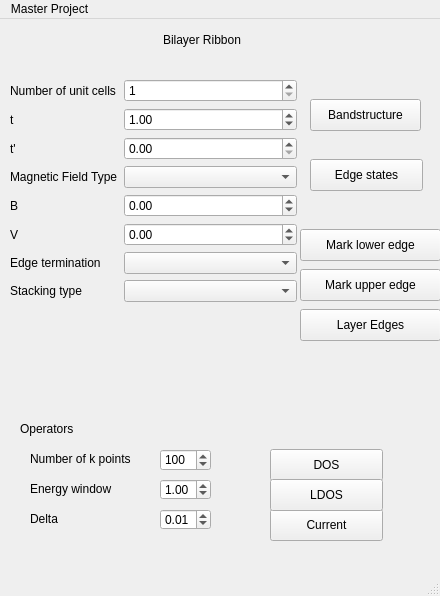
<?xml version="1.0" encoding="UTF-8"?>
<ui version="4.0">
 <class>Monolayer</class>
 <widget class="QMainWindow" name="Monolayer">
  <property name="geometry">
   <rect>
    <x>0</x>
    <y>0</y>
    <width>440</width>
    <height>596</height>
   </rect>
  </property>
  <property name="maximumSize">
   <size>
    <width>440</width>
    <height>790</height>
   </size>
  </property>
  <property name="windowTitle">
   <string>MainWindow</string>
  </property>
  <widget class="QWidget" name="Monolayer_2">
   <widget class="QWidget" name="verticalLayoutWidget">
    <property name="geometry">
     <rect>
      <x>10</x>
      <y>10</y>
      <width>231</width>
      <height>22</height>
     </rect>
    </property>
    <layout class="QHBoxLayout" name="horizontalLayout">
     <item>
      <spacer name="horizontalSpacer">
       <property name="orientation">
        <enum>Qt::Horizontal</enum>
       </property>
       <property name="sizeHint" stdset="0">
        <size>
         <width>40</width>
         <height>20</height>
        </size>
       </property>
      </spacer>
     </item>
     <item>
      <widget class="QLabel" name="label">
       <property name="text">
        <string>Bilayer Ribbon</string>
       </property>
      </widget>
     </item>
    </layout>
   </widget>
   <widget class="QPushButton" name="CalcBands">
    <property name="geometry">
     <rect>
      <x>310</x>
      <y>80</y>
      <width>111</width>
      <height>32</height>
     </rect>
    </property>
    <property name="text">
     <string>Bandstructure</string>
    </property>
   </widget>
   <widget class="QPushButton" name="CalcEdgeL">
    <property name="geometry">
     <rect>
      <x>300</x>
      <y>210</y>
      <width>141</width>
      <height>32</height>
     </rect>
    </property>
    <property name="text">
     <string>Mark lower edge</string>
    </property>
   </widget>
   <widget class="QWidget" name="layoutWidget">
    <property name="geometry">
     <rect>
      <x>10</x>
      <y>60</y>
      <width>287</width>
      <height>311</height>
     </rect>
    </property>
    <layout class="QFormLayout" name="formLayout">
     <item row="1" column="0">
      <widget class="QLabel" name="label_12">
       <property name="text">
        <string>Number of unit cells</string>
       </property>
      </widget>
     </item>
     <item row="1" column="1">
      <widget class="QSpinBox" name="NUnit">
       <property name="minimum">
        <number>1</number>
       </property>
       <property name="maximum">
        <number>80</number>
       </property>
      </widget>
     </item>
     <item row="2" column="0">
      <widget class="QLabel" name="label_3">
       <property name="text">
        <string>t</string>
       </property>
      </widget>
     </item>
     <item row="2" column="1">
      <widget class="QDoubleSpinBox" name="Hoppingt">
       <property name="whatsThis">
        <string extracomment="INtra layer hopping"/>
       </property>
       <property name="locale">
        <locale language="English" country="UnitedKingdom"/>
       </property>
       <property name="decimals">
        <number>2</number>
       </property>
       <property name="minimum">
        <double>0.000000000000000</double>
       </property>
       <property name="maximum">
        <double>3.000000000000000</double>
       </property>
       <property name="singleStep">
        <double>0.010000000000000</double>
       </property>
       <property name="value">
        <double>1.000000000000000</double>
       </property>
      </widget>
     </item>
     <item row="5" column="0">
      <widget class="QLabel" name="label_11">
       <property name="text">
        <string>Magnetic Field Type</string>
       </property>
      </widget>
     </item>
     <item row="5" column="1">
      <widget class="QComboBox" name="SelectBBil"/>
     </item>
     <item row="7" column="0">
      <widget class="QLabel" name="label_5">
       <property name="text">
        <string>B</string>
       </property>
      </widget>
     </item>
     <item row="7" column="1">
      <widget class="QDoubleSpinBox" name="Magneticfield">
       <property name="toolTipDuration">
        <number>-2</number>
       </property>
       <property name="whatsThis">
        <string extracomment="Magnetic field strength"/>
       </property>
       <property name="locale">
        <locale language="English" country="UnitedKingdom"/>
       </property>
       <property name="minimum">
        <double>-5.000000000000000</double>
       </property>
       <property name="maximum">
        <double>5.000000000000000</double>
       </property>
       <property name="singleStep">
        <double>0.010000000000000</double>
       </property>
      </widget>
     </item>
     <item row="9" column="0">
      <widget class="QLabel" name="label_6">
       <property name="text">
        <string>V</string>
       </property>
      </widget>
     </item>
     <item row="9" column="1">
      <widget class="QDoubleSpinBox" name="OnsiteV">
       <property name="whatsThis">
        <string extracomment="On-site potential"/>
       </property>
       <property name="locale">
        <locale language="English" country="UnitedKingdom"/>
       </property>
       <property name="minimum">
        <double>-10.000000000000000</double>
       </property>
       <property name="maximum">
        <double>10.000000000000000</double>
       </property>
       <property name="singleStep">
        <double>0.010000000000000</double>
       </property>
      </widget>
     </item>
     <item row="10" column="0">
      <widget class="QLabel" name="label_7">
       <property name="text">
        <string>Edge termination</string>
       </property>
      </widget>
     </item>
     <item row="10" column="1">
      <widget class="QComboBox" name="SelectEdge"/>
     </item>
     <item row="11" column="0">
      <widget class="QLabel" name="label_8">
       <property name="text">
        <string>Stacking type</string>
       </property>
      </widget>
     </item>
     <item row="11" column="1">
      <widget class="QComboBox" name="SelectStack"/>
     </item>
     <item row="3" column="1">
      <widget class="QDoubleSpinBox" name="Hoppingtprime">
       <property name="whatsThis">
        <string extracomment="Inter layer hopping"/>
       </property>
       <property name="locale">
        <locale language="English" country="UnitedKingdom"/>
       </property>
       <property name="showGroupSeparator" stdset="0">
        <bool>false</bool>
       </property>
       <property name="minimum">
        <double>0.000000000000000</double>
       </property>
       <property name="maximum">
        <double>1.000000000000000</double>
       </property>
       <property name="singleStep">
        <double>0.010000000000000</double>
       </property>
      </widget>
     </item>
     <item row="3" column="0">
      <widget class="QLabel" name="label_4">
       <property name="text">
        <string>t'</string>
       </property>
      </widget>
     </item>
    </layout>
   </widget>
   <widget class="QPushButton" name="CalcEdgeU">
    <property name="geometry">
     <rect>
      <x>300</x>
      <y>250</y>
      <width>141</width>
      <height>32</height>
     </rect>
    </property>
    <property name="text">
     <string>Mark upper edge</string>
    </property>
   </widget>
   <widget class="QPushButton" name="EdgeStates">
    <property name="geometry">
     <rect>
      <x>310</x>
      <y>140</y>
      <width>113</width>
      <height>32</height>
     </rect>
    </property>
    <property name="text">
     <string>Edge states</string>
    </property>
   </widget>
   <widget class="QPushButton" name="LayerEdges">
    <property name="geometry">
     <rect>
      <x>300</x>
      <y>290</y>
      <width>141</width>
      <height>32</height>
     </rect>
    </property>
    <property name="text">
     <string>Layer Edges</string>
    </property>
   </widget>
   <widget class="QDoubleSpinBox" name="delta">
    <property name="geometry">
     <rect>
      <x>160</x>
      <y>490</y>
      <width>51</width>
      <height>21</height>
     </rect>
    </property>
    <property name="toolTipDuration">
     <number>-2</number>
    </property>
    <property name="whatsThis">
     <string extracomment="Magnetic field strength"/>
    </property>
    <property name="locale">
     <locale language="English" country="UnitedKingdom"/>
    </property>
    <property name="minimum">
     <double>-5.000000000000000</double>
    </property>
    <property name="maximum">
     <double>5.000000000000000</double>
    </property>
    <property name="singleStep">
     <double>0.010000000000000</double>
    </property>
    <property name="value">
     <double>0.010000000000000</double>
    </property>
   </widget>
   <widget class="QLabel" name="label_10">
    <property name="geometry">
     <rect>
      <x>20</x>
      <y>400</y>
      <width>61</width>
      <height>20</height>
     </rect>
    </property>
    <property name="text">
     <string>Operators</string>
    </property>
   </widget>
   <widget class="QSpinBox" name="numberofKop">
    <property name="geometry">
     <rect>
      <x>160</x>
      <y>430</y>
      <width>51</width>
      <height>22</height>
     </rect>
    </property>
    <property name="maximum">
     <number>2000</number>
    </property>
    <property name="value">
     <number>100</number>
    </property>
   </widget>
   <widget class="QLabel" name="label_17">
    <property name="geometry">
     <rect>
      <x>30</x>
      <y>490</y>
      <width>121</width>
      <height>20</height>
     </rect>
    </property>
    <property name="text">
     <string>Delta</string>
    </property>
   </widget>
   <widget class="QPushButton" name="current">
    <property name="geometry">
     <rect>
      <x>270</x>
      <y>490</y>
      <width>113</width>
      <height>32</height>
     </rect>
    </property>
    <property name="text">
     <string>Current</string>
    </property>
   </widget>
   <widget class="QLabel" name="label_13">
    <property name="geometry">
     <rect>
      <x>30</x>
      <y>430</y>
      <width>121</width>
      <height>20</height>
     </rect>
    </property>
    <property name="text">
     <string>Number of k points</string>
    </property>
   </widget>
   <widget class="QLabel" name="label_14">
    <property name="geometry">
     <rect>
      <x>30</x>
      <y>460</y>
      <width>121</width>
      <height>20</height>
     </rect>
    </property>
    <property name="text">
     <string>Energy window</string>
    </property>
   </widget>
   <widget class="QPushButton" name="DOS">
    <property name="geometry">
     <rect>
      <x>270</x>
      <y>430</y>
      <width>113</width>
      <height>32</height>
     </rect>
    </property>
    <property name="text">
     <string>DOS</string>
    </property>
   </widget>
   <widget class="QPushButton" name="LDOS">
    <property name="geometry">
     <rect>
      <x>270</x>
      <y>460</y>
      <width>113</width>
      <height>32</height>
     </rect>
    </property>
    <property name="text">
     <string>LDOS</string>
    </property>
   </widget>
   <widget class="QDoubleSpinBox" name="energy">
    <property name="geometry">
     <rect>
      <x>160</x>
      <y>460</y>
      <width>51</width>
      <height>21</height>
     </rect>
    </property>
    <property name="toolTipDuration">
     <number>-2</number>
    </property>
    <property name="whatsThis">
     <string extracomment="Magnetic field strength"/>
    </property>
    <property name="locale">
     <locale language="English" country="UnitedKingdom"/>
    </property>
    <property name="minimum">
     <double>-5.000000000000000</double>
    </property>
    <property name="maximum">
     <double>5.000000000000000</double>
    </property>
    <property name="singleStep">
     <double>0.010000000000000</double>
    </property>
    <property name="value">
     <double>1.000000000000000</double>
    </property>
   </widget>
  </widget>
  <widget class="QMenuBar" name="menubar">
   <property name="geometry">
    <rect>
     <x>0</x>
     <y>0</y>
     <width>440</width>
     <height>22</height>
    </rect>
   </property>
   <widget class="QMenu" name="menuMaster_Project">
    <property name="title">
     <string>Master Project</string>
    </property>
    <addaction name="actionMonolayer"/>
   </widget>
   <addaction name="menuMaster_Project"/>
  </widget>
  <widget class="QStatusBar" name="statusbar"/>
  <action name="actionMonolayer">
   <property name="text">
    <string>Bilayer</string>
   </property>
  </action>
 </widget>
 <resources/>
 <connections/>
</ui>
